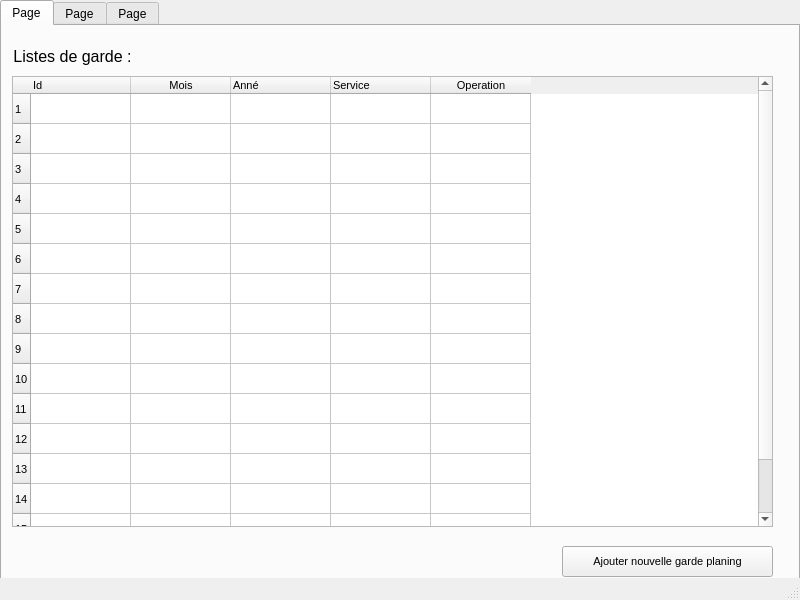
<?xml version="1.0" encoding="UTF-8"?>
<ui version="4.0">
 <class>MainWindow</class>
 <widget class="QMainWindow" name="MainWindow">
  <property name="geometry">
   <rect>
    <x>0</x>
    <y>0</y>
    <width>800</width>
    <height>600</height>
   </rect>
  </property>
  <property name="sizePolicy">
   <sizepolicy hsizetype="Fixed" vsizetype="Fixed">
    <horstretch>0</horstretch>
    <verstretch>0</verstretch>
   </sizepolicy>
  </property>
  <property name="minimumSize">
   <size>
    <width>800</width>
    <height>600</height>
   </size>
  </property>
  <property name="maximumSize">
   <size>
    <width>800</width>
    <height>600</height>
   </size>
  </property>
  <property name="windowTitle">
   <string>Service des urgences</string>
  </property>
  <widget class="QWidget" name="centralwidget">
   <widget class="QTabWidget" name="tabWidget">
    <property name="geometry">
     <rect>
      <x>0</x>
      <y>0</y>
      <width>800</width>
      <height>600</height>
     </rect>
    </property>
    <property name="sizePolicy">
     <sizepolicy hsizetype="Fixed" vsizetype="Fixed">
      <horstretch>0</horstretch>
      <verstretch>0</verstretch>
     </sizepolicy>
    </property>
    <property name="minimumSize">
     <size>
      <width>800</width>
      <height>600</height>
     </size>
    </property>
    <property name="maximumSize">
     <size>
      <width>800</width>
      <height>600</height>
     </size>
    </property>
    <property name="focusPolicy">
     <enum>Qt::StrongFocus</enum>
    </property>
    <property name="currentIndex">
     <number>0</number>
    </property>
    <widget class="QWidget" name="tab">
     <property name="sizePolicy">
      <sizepolicy hsizetype="Fixed" vsizetype="Fixed">
       <horstretch>0</horstretch>
       <verstretch>0</verstretch>
      </sizepolicy>
     </property>
     <property name="font">
      <font>
       <pointsize>8</pointsize>
      </font>
     </property>
     <attribute name="title">
      <string>Page</string>
     </attribute>
     <widget class="QLabel" name="label_4">
      <property name="geometry">
       <rect>
        <x>-10</x>
        <y>20</y>
        <width>161</width>
        <height>21</height>
       </rect>
      </property>
      <property name="font">
       <font>
        <pointsize>12</pointsize>
       </font>
      </property>
      <property name="text">
       <string>Listes de garde :</string>
      </property>
      <property name="alignment">
       <set>Qt::AlignCenter</set>
      </property>
     </widget>
     <widget class="QTableWidget" name="tableWidget_2">
      <property name="geometry">
       <rect>
        <x>10</x>
        <y>50</y>
        <width>761</width>
        <height>451</height>
       </rect>
      </property>
      <property name="sizePolicy">
       <sizepolicy hsizetype="Fixed" vsizetype="Fixed">
        <horstretch>0</horstretch>
        <verstretch>0</verstretch>
       </sizepolicy>
      </property>
      <property name="editTriggers">
       <set>QAbstractItemView::NoEditTriggers</set>
      </property>
      <property name="selectionMode">
       <enum>QAbstractItemView::NoSelection</enum>
      </property>
      <property name="selectionBehavior">
       <enum>QAbstractItemView::SelectRows</enum>
      </property>
      <row>
       <property name="text">
        <string>1</string>
       </property>
      </row>
      <row>
       <property name="text">
        <string>2</string>
       </property>
      </row>
      <row>
       <property name="text">
        <string>3</string>
       </property>
      </row>
      <row>
       <property name="text">
        <string>4</string>
       </property>
      </row>
      <row>
       <property name="text">
        <string>5</string>
       </property>
      </row>
      <row>
       <property name="text">
        <string>6</string>
       </property>
      </row>
      <row>
       <property name="text">
        <string>7</string>
       </property>
      </row>
      <row>
       <property name="text">
        <string>8</string>
       </property>
      </row>
      <row>
       <property name="text">
        <string>9</string>
       </property>
      </row>
      <row>
       <property name="text">
        <string>10</string>
       </property>
      </row>
      <row>
       <property name="text">
        <string>11</string>
       </property>
      </row>
      <row>
       <property name="text">
        <string>12</string>
       </property>
      </row>
      <row>
       <property name="text">
        <string>13</string>
       </property>
      </row>
      <row>
       <property name="text">
        <string>14</string>
       </property>
      </row>
      <row>
       <property name="text">
        <string>15</string>
       </property>
      </row>
      <row>
       <property name="text">
        <string>16</string>
       </property>
      </row>
      <column>
       <property name="text">
        <string>Id</string>
       </property>
       <property name="textAlignment">
        <set>AlignLeading|AlignVCenter</set>
       </property>
      </column>
      <column>
       <property name="text">
        <string>Mois</string>
       </property>
      </column>
      <column>
       <property name="text">
        <string>Anné</string>
       </property>
       <property name="textAlignment">
        <set>AlignLeading|AlignVCenter</set>
       </property>
      </column>
      <column>
       <property name="text">
        <string>Service</string>
       </property>
       <property name="textAlignment">
        <set>AlignLeading|AlignVCenter</set>
       </property>
      </column>
      <column>
       <property name="text">
        <string>Operation</string>
       </property>
      </column>
      <item row="0" column="0">
       <property name="text">
        <string/>
       </property>
       <property name="textAlignment">
        <set>AlignCenter</set>
       </property>
      </item>
     </widget>
     <widget class="QPushButton" name="pushButton_4">
      <property name="geometry">
       <rect>
        <x>560</x>
        <y>520</y>
        <width>211</width>
        <height>31</height>
       </rect>
      </property>
      <property name="sizePolicy">
       <sizepolicy hsizetype="Preferred" vsizetype="Fixed">
        <horstretch>0</horstretch>
        <verstretch>0</verstretch>
       </sizepolicy>
      </property>
      <property name="text">
       <string>Ajouter nouvelle garde planing</string>
      </property>
     </widget>
    </widget>
    <widget class="QWidget" name="tab_2">
     <property name="sizePolicy">
      <sizepolicy hsizetype="Fixed" vsizetype="Fixed">
       <horstretch>0</horstretch>
       <verstretch>0</verstretch>
      </sizepolicy>
     </property>
     <property name="font">
      <font>
       <pointsize>8</pointsize>
      </font>
     </property>
     <attribute name="title">
      <string>Page</string>
     </attribute>
     <widget class="QLabel" name="label">
      <property name="geometry">
       <rect>
        <x>440</x>
        <y>20</y>
        <width>191</width>
        <height>21</height>
       </rect>
      </property>
      <property name="font">
       <font>
        <pointsize>12</pointsize>
       </font>
      </property>
      <property name="text">
       <string>Ajouter nouveau survient :</string>
      </property>
      <property name="alignment">
       <set>Qt::AlignCenter</set>
      </property>
     </widget>
     <widget class="QWidget" name="widget" native="true">
      <property name="geometry">
       <rect>
        <x>430</x>
        <y>10</y>
        <width>6</width>
        <height>551</height>
       </rect>
      </property>
      <property name="focusPolicy">
       <enum>Qt::StrongFocus</enum>
      </property>
     </widget>
     <widget class="QLabel" name="label_2">
      <property name="geometry">
       <rect>
        <x>460</x>
        <y>80</y>
        <width>111</width>
        <height>16</height>
       </rect>
      </property>
      <property name="font">
       <font>
        <pointsize>10</pointsize>
       </font>
      </property>
      <property name="text">
       <string>nom de survient :</string>
      </property>
     </widget>
     <widget class="QLineEdit" name="lineEdit">
      <property name="geometry">
       <rect>
        <x>460</x>
        <y>100</y>
        <width>221</width>
        <height>20</height>
       </rect>
      </property>
     </widget>
     <widget class="QLabel" name="label_3">
      <property name="geometry">
       <rect>
        <x>0</x>
        <y>20</y>
        <width>231</width>
        <height>21</height>
       </rect>
      </property>
      <property name="font">
       <font>
        <pointsize>12</pointsize>
       </font>
      </property>
      <property name="text">
       <string>Liste des infirmiers survient :</string>
      </property>
      <property name="alignment">
       <set>Qt::AlignCenter</set>
      </property>
     </widget>
     <widget class="QPushButton" name="pushButton">
      <property name="geometry">
       <rect>
        <x>610</x>
        <y>140</y>
        <width>75</width>
        <height>23</height>
       </rect>
      </property>
      <property name="font">
       <font>
        <pointsize>8</pointsize>
        <weight>50</weight>
        <bold>false</bold>
       </font>
      </property>
      <property name="text">
       <string>Ajouter</string>
      </property>
      <property name="icon">
       <iconset>
        <normaloff>../asstes/images/plus.png</normaloff>../asstes/images/plus.png</iconset>
      </property>
     </widget>
     <widget class="QPushButton" name="pushButton_2">
      <property name="geometry">
       <rect>
        <x>334</x>
        <y>530</y>
        <width>91</width>
        <height>23</height>
       </rect>
      </property>
      <property name="text">
       <string>suprimmer</string>
      </property>
     </widget>
     <widget class="QPushButton" name="pushButton_3">
      <property name="geometry">
       <rect>
        <x>230</x>
        <y>530</y>
        <width>91</width>
        <height>23</height>
       </rect>
      </property>
      <property name="text">
       <string>Metre a jour</string>
      </property>
     </widget>
     <widget class="QTableWidget" name="tableWidget">
      <property name="enabled">
       <bool>true</bool>
      </property>
      <property name="geometry">
       <rect>
        <x>10</x>
        <y>50</y>
        <width>411</width>
        <height>471</height>
       </rect>
      </property>
      <property name="sizePolicy">
       <sizepolicy hsizetype="Fixed" vsizetype="Fixed">
        <horstretch>0</horstretch>
        <verstretch>0</verstretch>
       </sizepolicy>
      </property>
      <property name="cursor" stdset="0">
       <cursorShape>ForbiddenCursor</cursorShape>
      </property>
      <property name="editTriggers">
       <set>QAbstractItemView::NoEditTriggers</set>
      </property>
      <row>
       <property name="text">
        <string>1</string>
       </property>
      </row>
      <row>
       <property name="text">
        <string>2</string>
       </property>
      </row>
      <row>
       <property name="text">
        <string>3</string>
       </property>
      </row>
      <row>
       <property name="text">
        <string>4</string>
       </property>
      </row>
      <row>
       <property name="text">
        <string>5</string>
       </property>
      </row>
      <row>
       <property name="text">
        <string>6</string>
       </property>
      </row>
      <row>
       <property name="text">
        <string>7</string>
       </property>
      </row>
      <row>
       <property name="text">
        <string>8</string>
       </property>
      </row>
      <row>
       <property name="text">
        <string>9</string>
       </property>
      </row>
      <row>
       <property name="text">
        <string>10</string>
       </property>
      </row>
      <row>
       <property name="text">
        <string>11</string>
       </property>
      </row>
      <row>
       <property name="text">
        <string>12</string>
       </property>
      </row>
      <row>
       <property name="text">
        <string>13</string>
       </property>
      </row>
      <row>
       <property name="text">
        <string>14</string>
       </property>
      </row>
      <row>
       <property name="text">
        <string>15</string>
       </property>
      </row>
      <row>
       <property name="text">
        <string>16</string>
       </property>
      </row>
      <row>
       <property name="text">
        <string>17</string>
       </property>
      </row>
      <row>
       <property name="text">
        <string>18</string>
       </property>
      </row>
      <row>
       <property name="text">
        <string>19</string>
       </property>
      </row>
      <row>
       <property name="text">
        <string>20</string>
       </property>
      </row>
      <row>
       <property name="text">
        <string>21</string>
       </property>
      </row>
      <row>
       <property name="text">
        <string>22</string>
       </property>
      </row>
      <row>
       <property name="text">
        <string>23</string>
       </property>
      </row>
      <row>
       <property name="text">
        <string>24</string>
       </property>
      </row>
      <row>
       <property name="text">
        <string>25</string>
       </property>
      </row>
      <row>
       <property name="text">
        <string>26</string>
       </property>
      </row>
      <row>
       <property name="text">
        <string>27</string>
       </property>
      </row>
      <row>
       <property name="text">
        <string>28</string>
       </property>
      </row>
      <row>
       <property name="text">
        <string>29</string>
       </property>
      </row>
      <row>
       <property name="text">
        <string>30</string>
       </property>
      </row>
      <column>
       <property name="text">
        <string>Id</string>
       </property>
      </column>
      <column>
       <property name="text">
        <string>Nom et prenom</string>
       </property>
      </column>
      <column>
       <property name="text">
        <string>Service</string>
       </property>
      </column>
     </widget>
    </widget>
    <widget class="QWidget" name="tab_3">
     <attribute name="title">
      <string>Page</string>
     </attribute>
     <widget class="QPushButton" name="pushButton_5">
      <property name="geometry">
       <rect>
        <x>670</x>
        <y>460</y>
        <width>111</width>
        <height>23</height>
       </rect>
      </property>
      <property name="text">
       <string>suprimmer</string>
      </property>
     </widget>
     <widget class="QPushButton" name="pushButton_6">
      <property name="geometry">
       <rect>
        <x>670</x>
        <y>490</y>
        <width>111</width>
        <height>23</height>
       </rect>
      </property>
      <property name="text">
       <string>Metre a jour</string>
      </property>
     </widget>
     <widget class="QLabel" name="label_5">
      <property name="geometry">
       <rect>
        <x>0</x>
        <y>20</y>
        <width>161</width>
        <height>21</height>
       </rect>
      </property>
      <property name="font">
       <font>
        <pointsize>12</pointsize>
       </font>
      </property>
      <property name="text">
       <string>Liste des infirmiers :</string>
      </property>
      <property name="alignment">
       <set>Qt::AlignCenter</set>
      </property>
     </widget>
     <widget class="QPushButton" name="pushButton_7">
      <property name="geometry">
       <rect>
        <x>670</x>
        <y>430</y>
        <width>111</width>
        <height>23</height>
       </rect>
      </property>
      <property name="font">
       <font>
        <pointsize>8</pointsize>
        <weight>50</weight>
        <bold>false</bold>
       </font>
      </property>
      <property name="text">
       <string>Ajouter</string>
      </property>
      <property name="icon">
       <iconset>
        <normaloff>../asstes/images/plus.png</normaloff>../asstes/images/plus.png</iconset>
      </property>
     </widget>
     <widget class="QTableWidget" name="tableWidget_3">
      <property name="enabled">
       <bool>true</bool>
      </property>
      <property name="geometry">
       <rect>
        <x>10</x>
        <y>50</y>
        <width>641</width>
        <height>471</height>
       </rect>
      </property>
      <property name="sizePolicy">
       <sizepolicy hsizetype="Fixed" vsizetype="Fixed">
        <horstretch>0</horstretch>
        <verstretch>0</verstretch>
       </sizepolicy>
      </property>
      <property name="cursor" stdset="0">
       <cursorShape>ForbiddenCursor</cursorShape>
      </property>
      <property name="editTriggers">
       <set>QAbstractItemView::NoEditTriggers</set>
      </property>
      <row>
       <property name="text">
        <string>1</string>
       </property>
      </row>
      <row>
       <property name="text">
        <string>2</string>
       </property>
      </row>
      <row>
       <property name="text">
        <string>3</string>
       </property>
      </row>
      <row>
       <property name="text">
        <string>4</string>
       </property>
      </row>
      <row>
       <property name="text">
        <string>5</string>
       </property>
      </row>
      <row>
       <property name="text">
        <string>6</string>
       </property>
      </row>
      <row>
       <property name="text">
        <string>7</string>
       </property>
      </row>
      <row>
       <property name="text">
        <string>8</string>
       </property>
      </row>
      <row>
       <property name="text">
        <string>9</string>
       </property>
      </row>
      <row>
       <property name="text">
        <string>10</string>
       </property>
      </row>
      <row>
       <property name="text">
        <string>11</string>
       </property>
      </row>
      <row>
       <property name="text">
        <string>12</string>
       </property>
      </row>
      <row>
       <property name="text">
        <string>13</string>
       </property>
      </row>
      <row>
       <property name="text">
        <string>14</string>
       </property>
      </row>
      <row>
       <property name="text">
        <string>15</string>
       </property>
      </row>
      <row>
       <property name="text">
        <string>16</string>
       </property>
      </row>
      <row>
       <property name="text">
        <string>17</string>
       </property>
      </row>
      <row>
       <property name="text">
        <string>18</string>
       </property>
      </row>
      <row>
       <property name="text">
        <string>19</string>
       </property>
      </row>
      <row>
       <property name="text">
        <string>20</string>
       </property>
      </row>
      <row>
       <property name="text">
        <string>21</string>
       </property>
      </row>
      <row>
       <property name="text">
        <string>22</string>
       </property>
      </row>
      <row>
       <property name="text">
        <string>23</string>
       </property>
      </row>
      <row>
       <property name="text">
        <string>24</string>
       </property>
      </row>
      <row>
       <property name="text">
        <string>25</string>
       </property>
      </row>
      <row>
       <property name="text">
        <string>26</string>
       </property>
      </row>
      <row>
       <property name="text">
        <string>27</string>
       </property>
      </row>
      <row>
       <property name="text">
        <string>28</string>
       </property>
      </row>
      <row>
       <property name="text">
        <string>29</string>
       </property>
      </row>
      <row>
       <property name="text">
        <string>30</string>
       </property>
      </row>
      <column>
       <property name="text">
        <string>Id</string>
       </property>
      </column>
      <column>
       <property name="text">
        <string>Nom et prenom</string>
       </property>
      </column>
      <column>
       <property name="text">
        <string>Service</string>
       </property>
      </column>
      <column>
       <property name="text">
        <string>Groupe</string>
       </property>
      </column>
     </widget>
    </widget>
   </widget>
  </widget>
  <widget class="QStatusBar" name="statusbar"/>
 </widget>
 <resources/>
 <connections/>
</ui>
